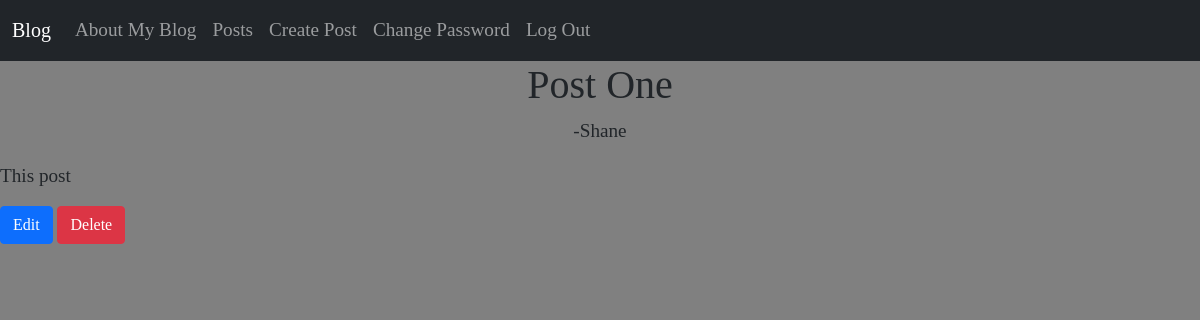
Before: /posts/2/ (signed in) with the older database file.
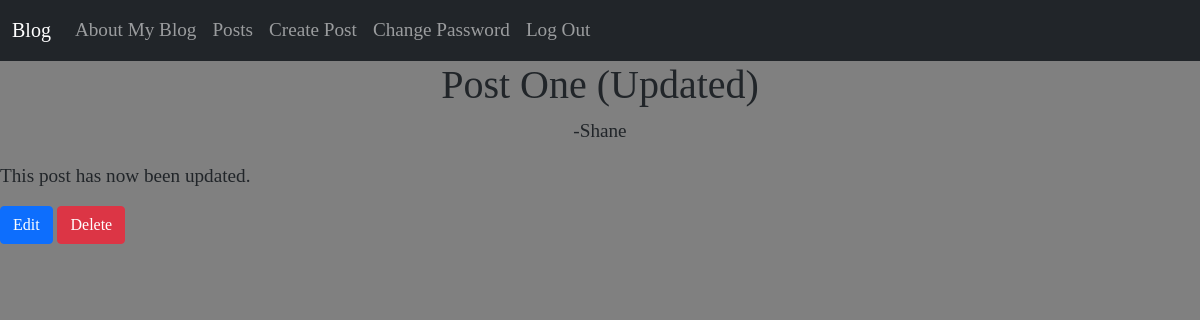
After: the same page with the newer database file.
### blog/models.py (models this page shows, shortened)
class Post(models.Model):
    title=models.CharField(max_length=200)
    body=models.TextField()
    author=models.ForeignKey(
        'auth.User',
        on_delete=models.CASCADE
    )

### blog/views.py (the view)
# urls.py: path('posts/<int:pk>/', PostDetailView.as_view(),name='post_detail'),
class PostDetailView(LoginRequiredMixin, DetailView):
    model= Post
    template_name ="post_detail.html"

### templates/post_detail.html (shortened to what this page needs)
{% extends 'base.html' %}
{% block content %}
<div class="post-detail">
    <h1>{{post.title}}</h1>
    <p class="author">-{{post.author}}</p>
    <p>{{post.body}}</p>
    <a href="{% url 'post_edit' post.id %}" class="btn btn-primary">Edit</a>
    <a href="{% url 'post_delete' post.id %}" class="btn btn-danger">Delete</a>
    </div>
{% endblock content %}

Changed rows visible on the page:
changed Post "Shane": title "Post One" → "Post One (Updated)"; body "This post" → "This post has now been updated."
